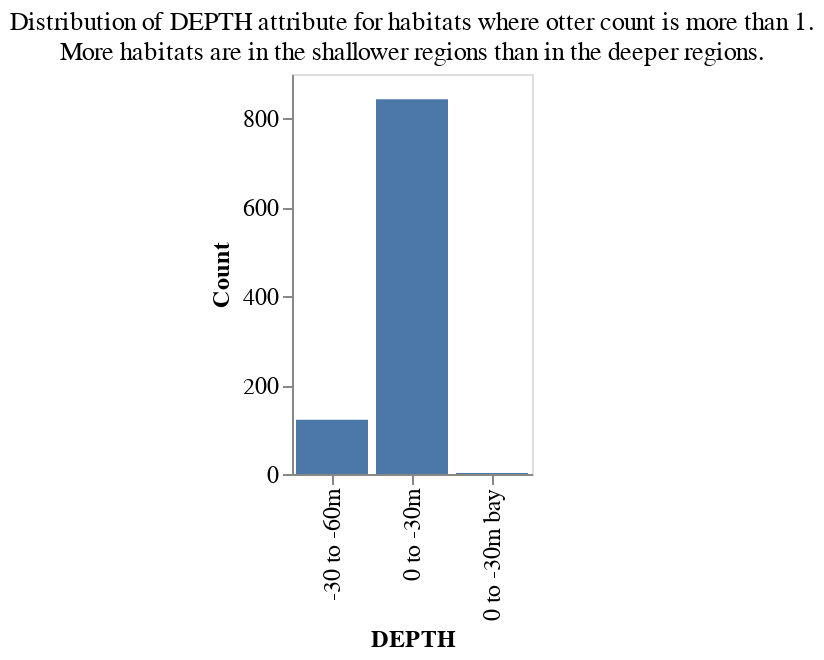

Notebook cell for this chart:
### Markdown cell above
If we set `threshold=1` (meaning habitats with atleast one otter) and get the distribution for **DEPTH**, we can see that more sea otters are found in shallower regions.

### Code cell
habitat_properties = habitat_properties_given_min_otter(hab_groups,threshold=1)
print("{} habitats with atleast 1 otter.".format(len(habitat_properties)))
hab_prop_df = pd.DataFrame(habitat_properties.groupby('DEPTH').DEPTH.count())
hab_prop_df.columns = ['Count']
hab_prop_df.reset_index(inplace=True)

title = 'Distribution of DEPTH attribute for habitats where otter count is more than 1.:\
More habitats are in the shallower regions than in the deeper regions.'
depth_distribution_plot(hab_prop_df,title)

### Figure 1 — Vega-Lite specification as saved in the notebook (floating-point values rounded to 4 significant figures)
{"config": {"view": {"continuousWidth": 400, "continuousHeight": 300}, "axis": {"grid": false, "labelFontSize": 12, "titleFontSize": 12}, "legend": {"labelFontSize": 12, "titleFontSize": 12}, "title": {"fontSize": 13, "fontWeight": "normal"}}, "data": {"name": "data-eac75644277e6000d2bdd43f8575b5e4"}, "mark": "bar", "encoding": {"x": {"type": "nominal", "field": "DEPTH"}, "y": {"type": "quantitative", "field": "Count"}}, "height": 200, "title": {"text": ["Distribution of DEPTH attribute for habitats where otter count is more than 1.", "More habitats are in the shallower regions than in the deeper regions."]}, "width": {"step": 40}, "$schema": "https://vega.github.io/schema/vega-lite/v4.8.1.json", "datasets": {"data-eac75644277e6000d2bdd43f8575b5e4": [{"DEPTH": "-30 to -60m", "Count": 122}, {"DEPTH": "0 to -30m", "Count": 843}, {"DEPTH": "0 to -30m bay", "Count": 2}]}}
